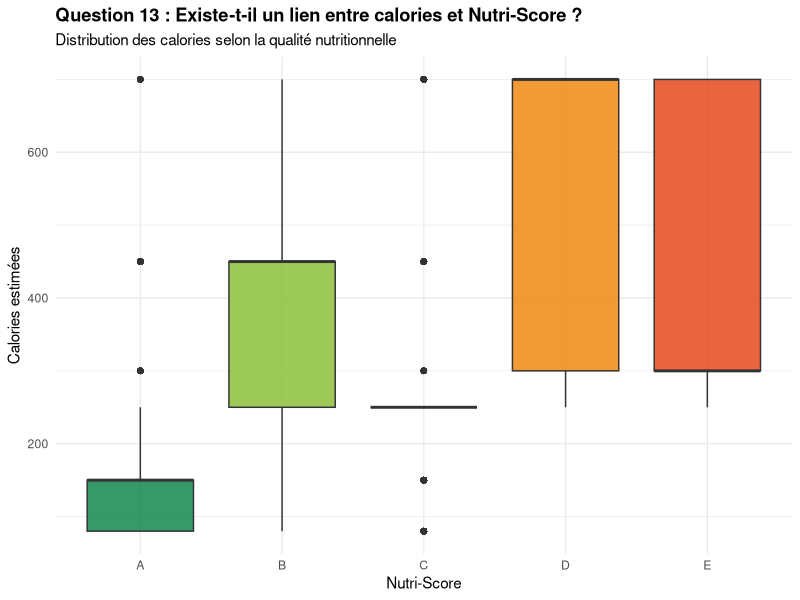

Reproduce this figure in R.
library(dplyr)
library(ggplot2)
library(readr)

menus <- read_csv("menus_complets_enrichis.csv")

# Nettoyage
df <- menus %>%
  filter(
    !is.na(nutriscore),
    !is.na(calories_estimees)
  ) %>%
  filter(
    nutriscore %in% c("A", "B", "C", "D", "E")
  )

# Boxplot
ggplot(df,
       aes(
         x = nutriscore,
         y = calories_estimees,
         fill = nutriscore
       )) +
  
  geom_boxplot(alpha = 0.8) +
  
  scale_fill_manual(
    values = c(
      "A" = "#038141",
      "B" = "#85BB2F",
      "C" = "#FECB02",
      "D" = "#EE8100",
      "E" = "#E63E11"
    )
  ) +
  
  labs(
    title = "Question 13 : Existe-t-il un lien entre calories et Nutri-Score ?",
    subtitle = "Distribution des calories selon la qualité nutritionnelle",
    x = "Nutri-Score",
    y = "Calories estimées"
  ) +
  
  theme_minimal() +
  theme(
    legend.position = "none",
    plot.title = element_text(face = "bold")
  )
